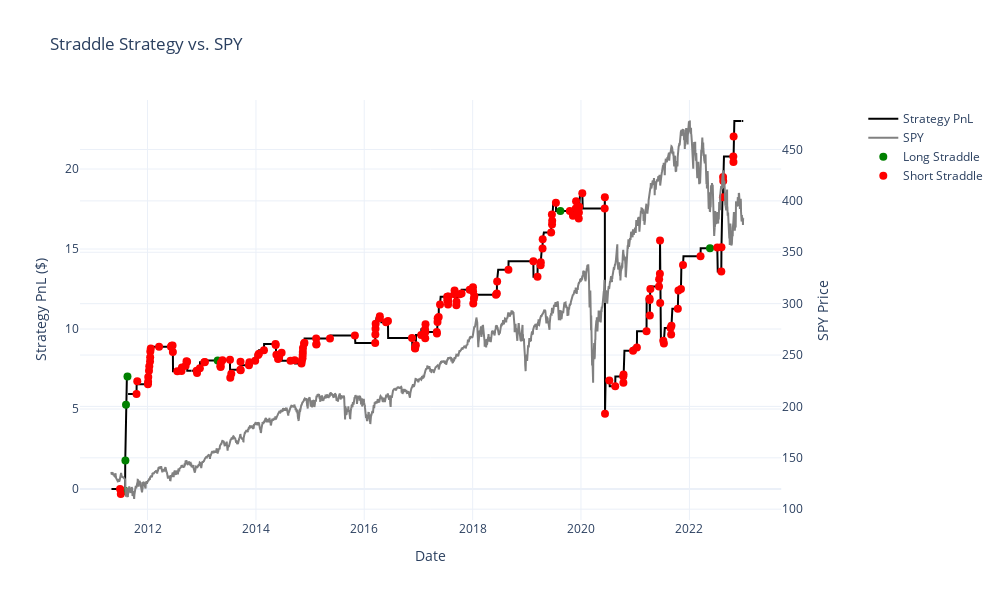

The notebook cell this image was saved under:
### Code cell
# Create a copy of the data for plotting
df = df_label[['ts', 'close_price', 'pnl', 'signal']].copy()

# Calculate cumulative PnL
df['cum_pnl'] = df['pnl'].cumsum()

# Create interactive plot with plotly
fig = make_subplots(specs=[[{"secondary_y": True}]])

# Add Cumulative PnL on primary y-axis
fig.add_trace(
    go.Scatter(
        x=df['ts'], 
        y=df['cum_pnl'], 
        name='Strategy PnL',
        line=dict(color='black', width=2)
    ),
    secondary_y=False
)

# Add SPY line on secondary y-axis
fig.add_trace(
    go.Scatter(
        x=df['ts'], 
        y=df['close_price'], 
        name='SPY',
        line=dict(color='gray', width=2)
    ),
    secondary_y=True
)

# Plot long straddle trades
long_days = df[df['signal'] == 1]
fig.add_trace(
    go.Scatter(
        x=long_days['ts'], 
        y=long_days['cum_pnl'], 
        mode='markers',
        name='Long Straddle',
        marker=dict(color='green', size=8)
    ),
    secondary_y=False
)

# Plot short straddle trades
short_days = df[df['signal'] == -1]
fig.add_trace(
    go.Scatter(
        x=short_days['ts'], 
        y=short_days['cum_pnl'], 
        mode='markers',
        name='Short Straddle',
        marker=dict(color='red', size=8)
    ),
    secondary_y=False
)

# Update layout
fig.update_layout(
    title="Straddle Strategy vs. SPY",
    xaxis_title="Date",
    legend=dict(x=1.05, y=0.99),
    hovermode="x unified",
    template="plotly_white",
    width=1000,
    height=600
)

# Update y-axes titles
fig.update_yaxes(title_text="Strategy PnL ($)", secondary_y=False)
fig.update_yaxes(title_text="SPY Price", secondary_y=True)

fig.show()

### Figure 1 — Plotly figure (JSON) as saved in the notebook; plotly's stock layout.template omitted (floating-point values rounded to 4 significant figures; data arrays with more than 128 entries replaced by an {"elided": "..."} marker saying what was removed)
{"data": [{"line": {"color": "black", "width": 2}, "name": "Strategy PnL", "type": "scatter", "x": {"elided": "2925 str values"}, "xaxis": "x", "y": {"elided": "2925 float values"}, "yaxis": "y"}, {"line": {"color": "gray", "width": 2}, "name": "SPY", "type": "scatter", "x": {"elided": "2925 str values"}, "xaxis": "x", "y": {"elided": "2925 float values"}, "yaxis": "y2"}, {"marker": {"color": "green", "size": 8}, "mode": "markers", "name": "Long Straddle", "type": "scatter", "x": ["2011-08-03T00:00:00", "2011-08-05T00:00:00", "2011-08-09T00:00:00", "2011-08-19T00:00:00", "2011-08-22T00:00:00", "2013-04-18T00:00:00", "2019-08-15T00:00:00", "2022-05-20T00:00:00", "2022-12-16T00:00:00"], "xaxis": "x", "y": [-0.13, 1.78, 5.27, 7.03, null, 8.04, 17.38, 15.05, null], "yaxis": "y"}, {"marker": {"color": "red", "size": 8}, "mode": "markers", "name": "Short Straddle", "type": "scatter", "x": {"elided": "169 str values"}, "xaxis": "x", "y": {"elided": "169 float values"}, "yaxis": "y"}], "layout": {"height": 600, "hovermode": "x unified", "legend": {"x": 1.05, "y": 0.99}, "title": {"text": "Straddle Strategy vs. SPY"}, "width": 1000, "xaxis": {"anchor": "y", "domain": [0, 0.94], "title": {"text": "Date"}}, "yaxis": {"anchor": "x", "domain": [0, 1], "title": {"text": "Strategy PnL ($)"}}, "yaxis2": {"anchor": "x", "overlaying": "y", "side": "right", "title": {"text": "SPY Price"}}}}
